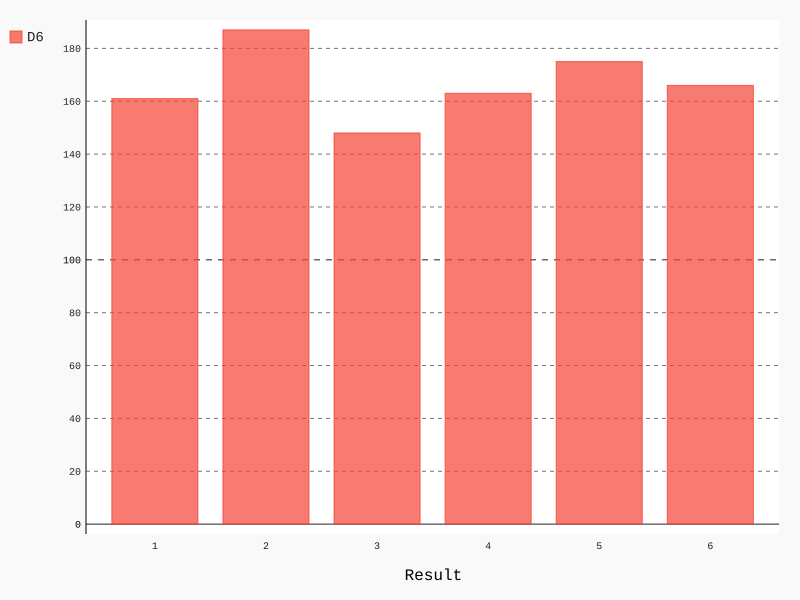

Recreate this plot in Python.
#!/usr/bin/env python
from die import Die
import pygal
die=Die()
results=[]
for roll_num in range(1000):
    result=die.roll()
    results.append(result)
#print(results)
frequencies=[]
for value in range(1,7):
    frequency=results.count(value)
    frequencies.append(frequency)
print(frequencies)
hist=pygal.Bar()
hist.x_labels=['1','2','3','4','5','6']
hist.x_title="Result"
hist._y_title="Frequency of Result"
hist.add("D6",frequencies)
hist.render_to_file("die_visual.svg")
